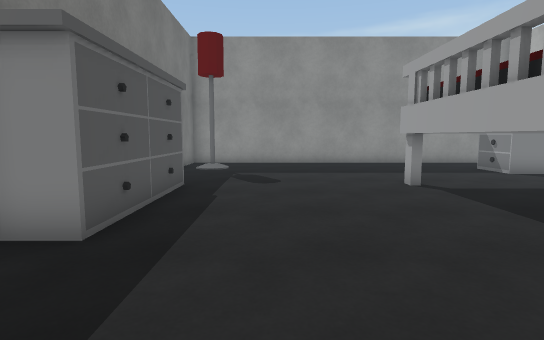
View 1 (above)

23 first-person views from a walk through a Unity game level. The camera is 1.3 m above the floor, tilts 6° down and sees 80° across. The floor is counted in squares, 1 m on a side. Each view is taken from the middle of a square. On the plan, view 1 faces up. The plan holds only what a view shows up to about 14 squares ahead; the rest is blank. The place goes on beyond the plan. Some surface patterns are stand-ins.

View 2
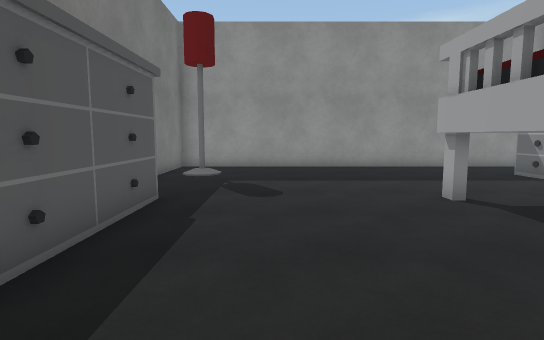

View 3
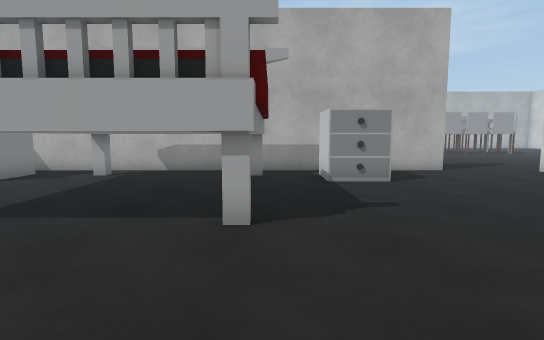

View 4
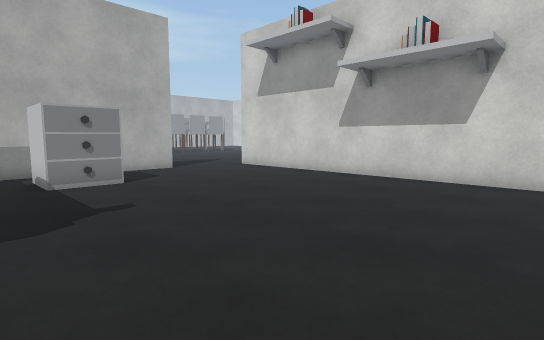

View 5
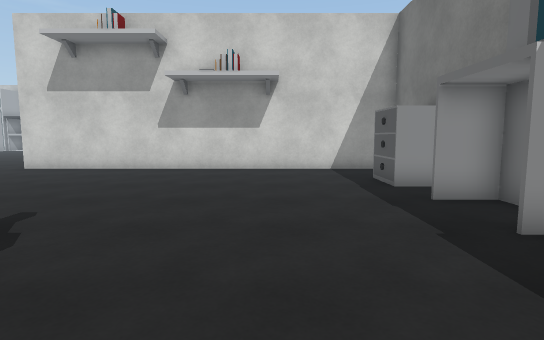

View 6
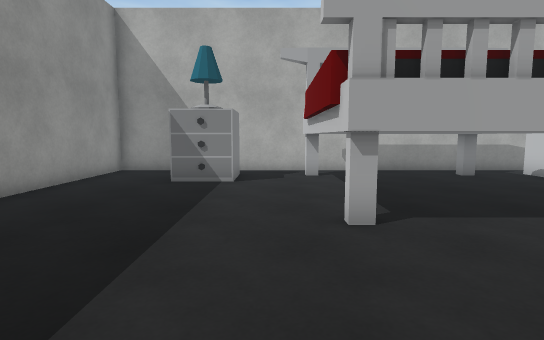

View 7
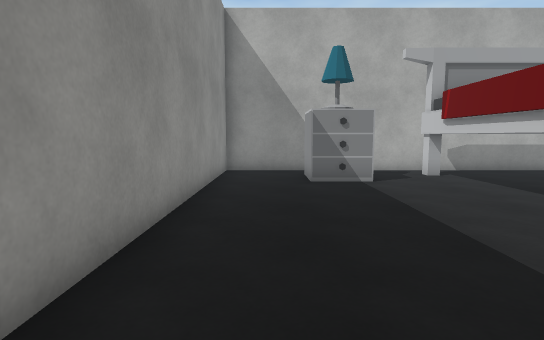

View 8
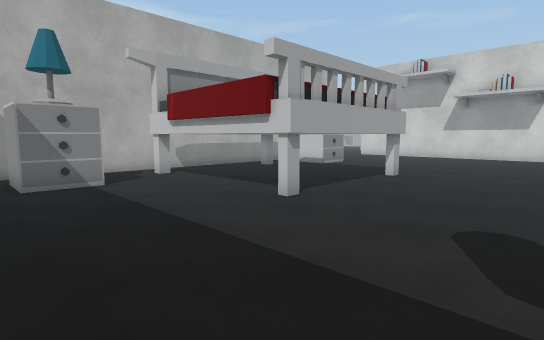

View 9
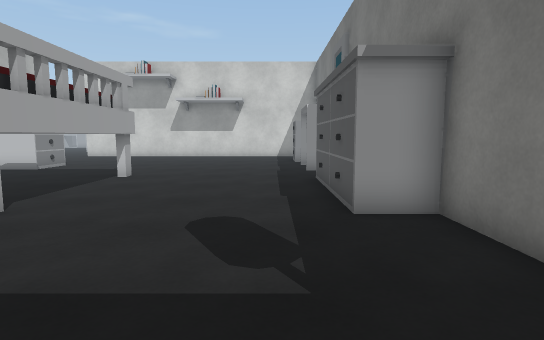

View 10
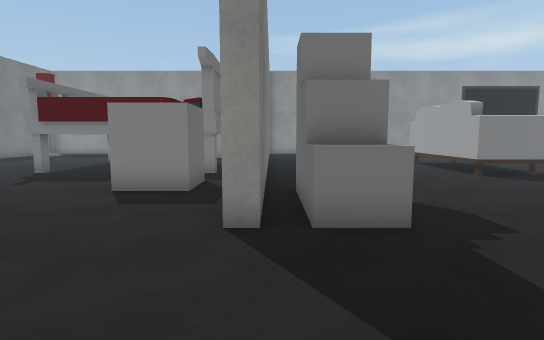

View 11
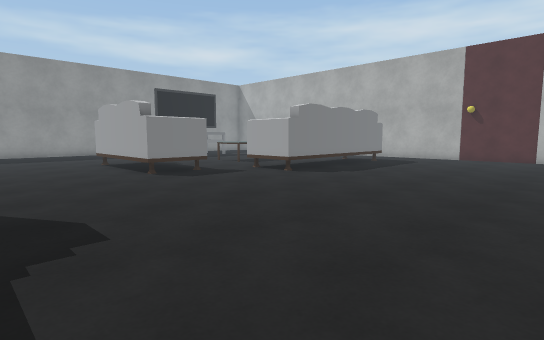

View 12
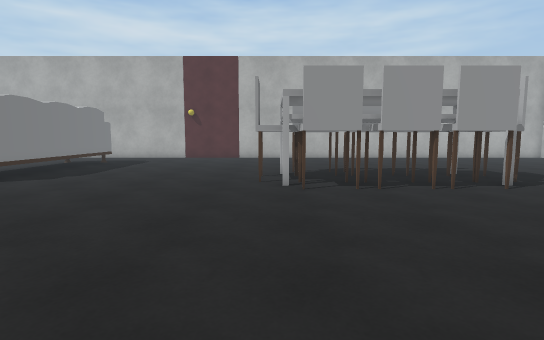

View 13
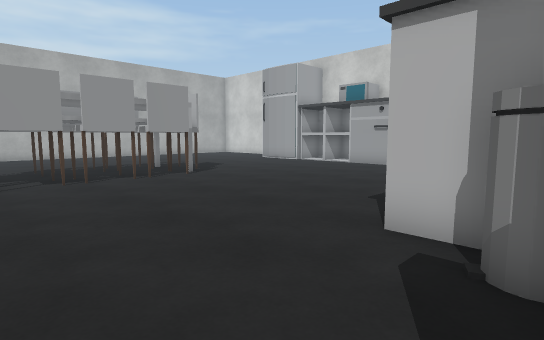

View 14
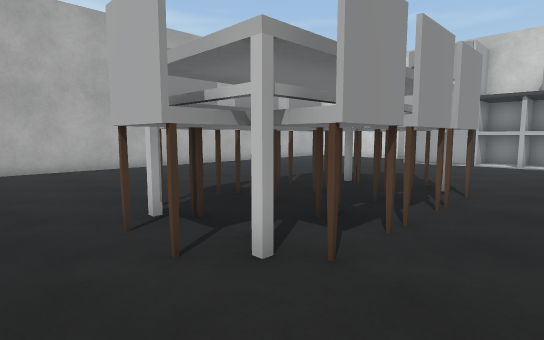

View 15
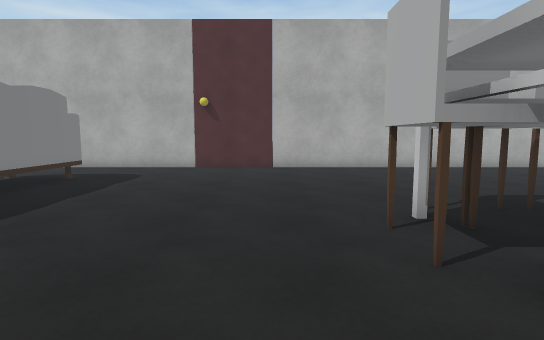

View 16
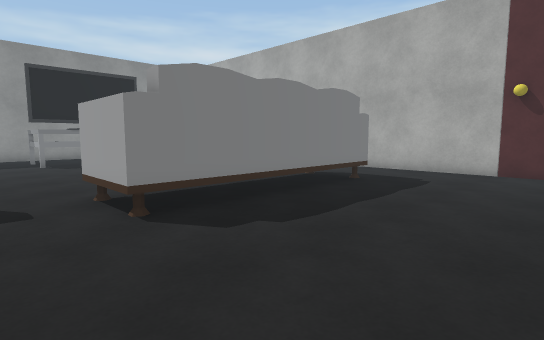

View 17
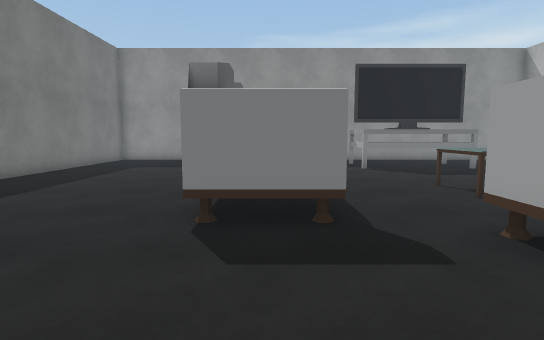

View 18
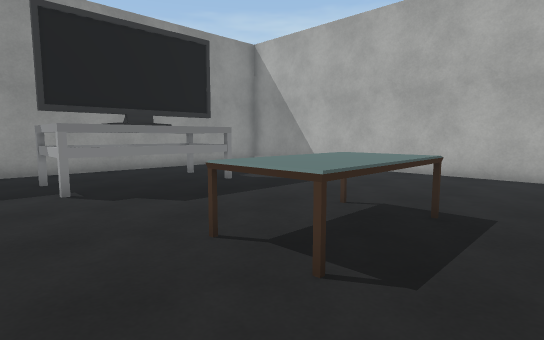

View 19
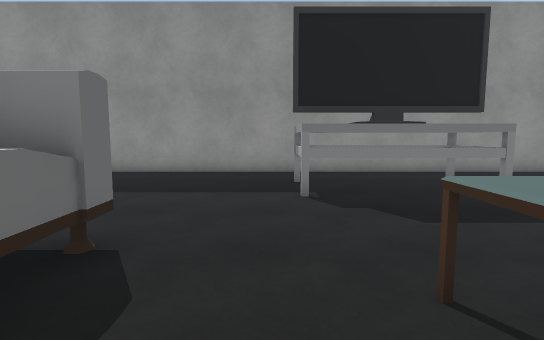

View 20
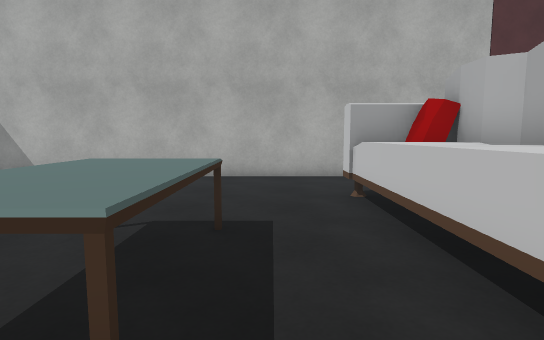

View 21
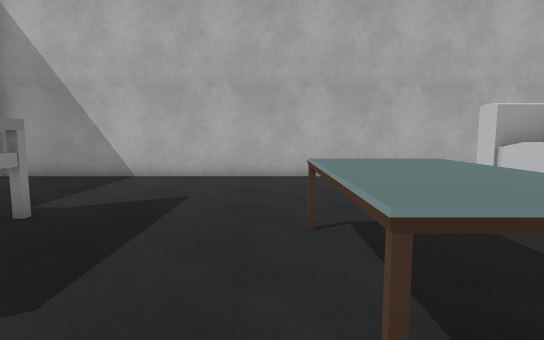

View 22
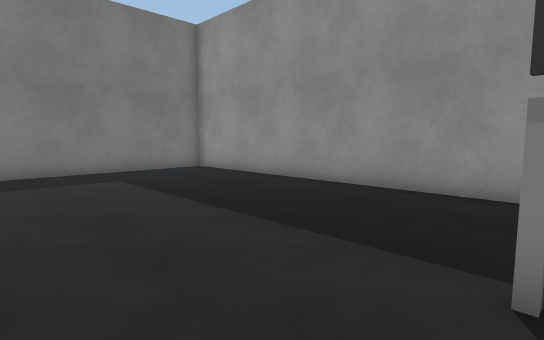

View 23
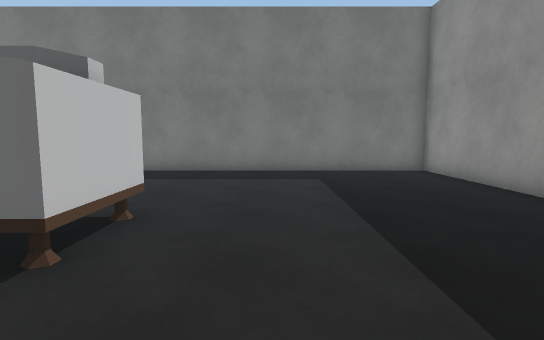

### Floor plan
Key: @ floor where view 1 was taken; # wall or solid block; . floor; ^ raised ledge; L lamp; R dresser; S sofa; C chair; T thing the floor can be seen under or through; A table; O other object.
Columns run from 4 left of view 1 to 34 right of it. Each row starts with its distance up from view 1.
 16 #######################################
 15 #..............##.....................#
 14 #..............##.....................#
 13 #.L.........OOO##...........OOOOO.....#
 12 #...........O  ##...........OOOOO.....#
 11 #...........OOO##...........OOOOO.....#
 10 #..............##.....................#
  9 #O......OOOOOOO##.....................#
  8   O.....O.....O##......SSS............#
  7   O.....O.....O##......SSS............#
  6   O.....O.....O##......S S..AAAA......#
  5   O.....O.....O##......S  ..AAAA......#
  4  OO.....O.....O##. ....S  ............#
  3  .......OOOOOOO##. ....SSS............#
  2  OO............##. ........O OOOOOO...#
  1  ...........OOO##. ........O  OOOOO...#
  0 #...@.......OOO### ........OOOOOOOO...#
 -1 #OO............### ...................#
 -2  R.............####...................#
 -3   R............##^^...................#
 -4   R...................................#
 -5   ....................................#
 -6  .....................................#
 -7  ##############.......................#
 -8                 ...........CC#........#
 -9                  .........CTTCC.......#
-10                 ..........CT TC.......#
-11                 #.........CT CC.......#
-12                 ###.......CT TC.......#
-13                    .......CT CC.......#
-14                    .......CTT#........#
-15                    ........CC.........#
-16                     ..............  ..#
-17                     ..............    #
-18                      ...........
-19                      ...........
-20                       ........

Where each view was taken, in squares from view 1:
view 1: 0 up, 0 right, facing up
view 2: 2 up, 0 right, facing up
view 3: 3 up, 1 left, facing right
view 4: 3 up, 1 left, facing down-right
view 5: 6 up, 1 right, facing down
view 6: 10 up, 1 left, facing right
view 7: 14 up, 1 left, facing right
view 8: 14 up, 1 left, facing down-right
view 9: 14 up, 1 left, facing down
view 10: 8 down, 12 right, facing up
view 11: 8 down, 14 right, facing up-right
view 12: 8 down, 14 right, facing right
view 13: 8 down, 12 right, facing down-right
view 14: 6 down, 20 right, facing down-right
view 15: 6 down, 20 right, facing right
view 16: 5 down, 21 right, facing up-right
view 17: 2 down, 20 right, facing up
view 18: 3 up, 22 right, facing up-right
view 19: 4 up, 23 right, facing up
view 20: 4 up, 23 right, facing right
view 21: 7 up, 23 right, facing right
view 22: 8 up, 24 right, facing up-left
view 23: 10 up, 24 right, facing left
